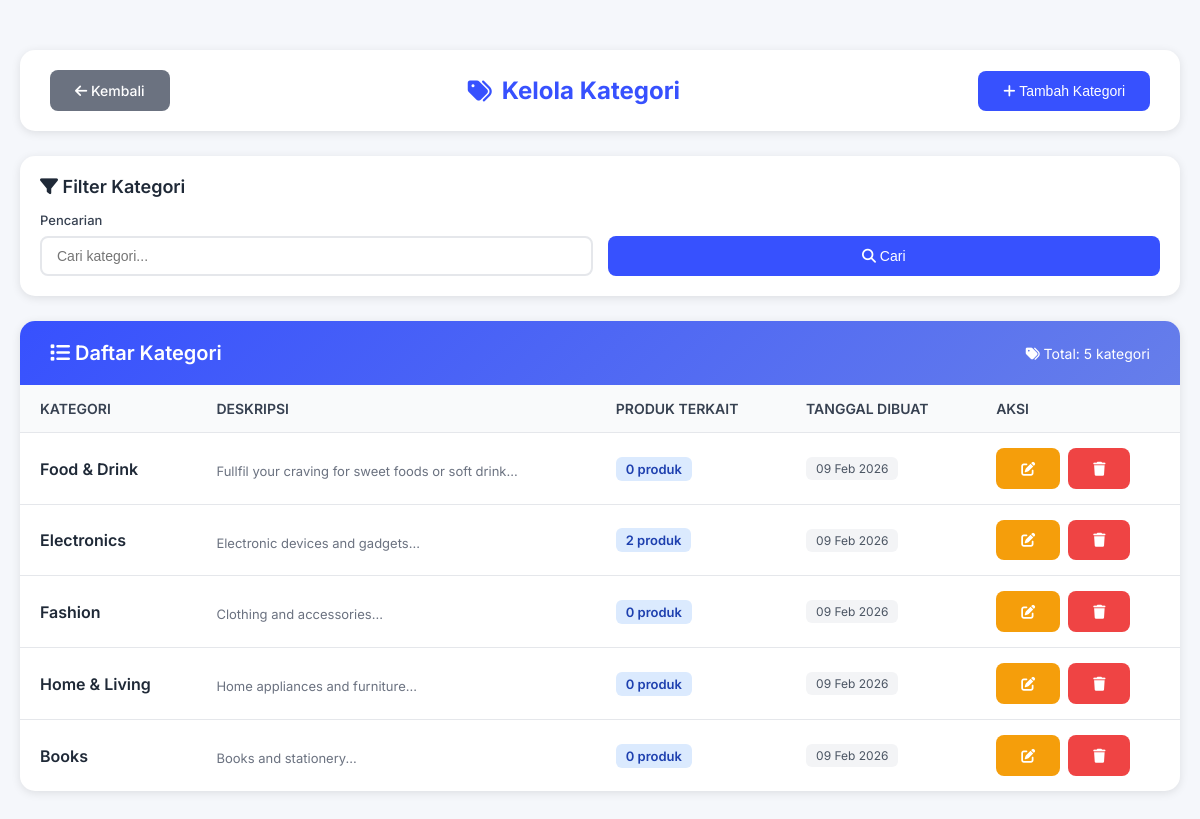
The app's page /Admin/kelola_kategori.php (signed in) with its own data.
### tables this page shows
CREATE TABLE `categories` (
  `id` int(11) NOT NULL,
  `name` varchar(100) NOT NULL,
  `description` text DEFAULT NULL,
  `created_at` timestamp NOT NULL DEFAULT current_timestamp(),
  `updated_at` timestamp NOT NULL DEFAULT current_timestamp() ON UPDATE current_timestamp()
);

### Admin/kelola_kategori.php (the view, shortened to what this page needs)
<?php
require_once '../config.php';
$search = isset($_GET['search']) ? $_GET['search'] : '';
$query = "SELECT c.*, COUNT(p.id) as product_count FROM categories c LEFT JOIN products p ON c.id = p.category_id WHERE 1=1";
$params = [];
$query .= " GROUP BY c.id ORDER BY c.created_at DESC";
try {
    $stmt = $conn->prepare($query);
    $stmt->execute($params);
    $categories = $stmt->fetchAll();
} catch(PDOException $e) {
    $categories = [];
}
?>
<!DOCTYPE html>
<html lang="id">
<head>
    <link rel="stylesheet" href="https://cdnjs.cloudflare.com/ajax/libs/font-awesome/6.4.0/css/all.min.css">
</head>
<body>
    <div class="container">
        <div class="header">
            <a href="admin_dashboard.php" class="btn btn-secondary">
                <i class="fas fa-arrow-left"></i> Kembali
            </a>
            <h1><i class="fas fa-tags"></i> Kelola Kategori</h1>
            <button class="btn" onclick="openModal('addKategoriModal')">
                <i class="fas fa-plus"></i> Tambah Kategori
            </button>
        </div>
        <div class="filters">
            <div class="filters-title">
                <i class="fas fa-filter"></i> Filter Kategori
            </div>
            <form method="GET" class="filters-row">
                <div class="filter-group">
                    <label for="search">Pencarian</label>
                    <input type="text" id="search" name="search" placeholder="Cari kategori..." value="<?php echo htmlspecialchars($search); ?>">
                </div>
                <div class="filter-group" style="align-self: flex-end;">
                    <button type="submit" class="btn" style="width: 100%;">
                        <i class="fas fa-search"></i> Cari
                    </button>
                </div>
            </form>
        </div>
        <div class="table-container">
            <div class="table-header">
                <div class="table-title">
                    <i class="fas fa-list"></i> Daftar Kategori
                </div>
                <div class="table-stats">
                    <span><i class="fas fa-tags"></i> Total: <?php echo count($categories); ?> kategori</span>
                </div>
            </div>
            <?php if(count($categories) > 0): ?>
                <table>
                    <thead>
                        <tr>
                            <th>Kategori</th>
                            <th>Deskripsi</th>
                            <th>Produk Terkait</th>
                            <th>Tanggal Dibuat</th>
                            <th>Aksi</th>
                        </tr>
                    </thead>
                    <tbody>
                        <?php foreach($categories as $category): ?>
                            <tr>
                                <td>
                                    <div class="category-name"><?php echo $category['name']; ?></div>
                                </td>
                                <td>
                                    <?php if($category['description']): ?>
                                        <div class="category-desc"><?php echo substr($category['description'], 0, 100); ?>...</div>
                                    <?php else: ?>
                                        <span style="color: #9ca3af;">-</span>
                                    <?php endif; ?>
                                </td>
                                <td>
                                    <span class="product-count">
                                        <?php echo $category['product_count']; ?> produk
                                    </span>
                                </td>
                                <td>
                                    <span class="date-badge">
                                        <?php echo date('d M Y', strtotime($category['created_at'])); ?>
                                    </span>
                                </td>
                                <td>
                                    <div class="action-buttons">
                                        <button onclick="editKategori(<?php echo $category['id']; ?>, '<?php echo addslashes($category['name']); ?>', '<?php echo addslashes($category['description']); ?>')" class="btn btn-warning" title="Edit">
                                            <i class="fas fa-edit"></i>
                                        </button>
                                        <?php if($category['product_count'] == 0): ?>
                                            <a href="kelola_kategori.php?delete=<?php echo $category['id']; ?>" class="btn btn-danger" title="Delete" onclick="return confirm('Yakin ingin menghapus kategori ini?')">
                                                <i class="fas fa-trash"></i>
                                            </a>
                                        <?php else: ?>
                                            <button class="btn btn-danger" title="Tidak bisa dihapus (masih digunakan)" disabled>
                                                <i class="fas fa-trash"></i>
                                            </button>
                                        <?php endif; ?>
                                    </div>
                                </td>
                            </tr>
                        <?php endforeach; ?>
                    </tbody>
                </table>
            <?php endif; ?>
        </div>
    </div>
</body>
</html>

### Admin/kelola_kategori.php (style rules this page uses)
* { margin: 0; padding: 0; box-sizing: border-box; }
body { font-family: 'Inter', sans-serif; background: #f5f7fb; }
.container { max-width: 1400px; margin: 30px auto; padding: 20px; }
.header { background: white; padding: 20px 30px; border-radius: 15px; box-shadow: 0 2px 10px rgba(0,0,0,0.1); margin-bottom: 25px; display: flex; justify-content: space-between; align-items: center; flex-wrap: wrap; gap: 15px; }
.header h1 { color: #3751fe; font-size: 24px; display: flex; align-items: center; gap: 10px; }
.btn { display: inline-block; padding: 12px 25px; background: #3751fe; color: white; text-decoration: none; border-radius: 8px; font-weight: 500; transition: all 0.3s; border: none; cursor: pointer; font-size: 14px; }
.btn-secondary { background: #6b7280; }
.btn-danger { background: #ef4444; }
.btn-warning { background: #f59e0b; }
.filters { background: white; padding: 20px; border-radius: 15px; box-shadow: 0 2px 10px rgba(0,0,0,0.1); margin-bottom: 25px; }
.filters-title { font-size: 18px; font-weight: 600; color: #1f2937; margin-bottom: 15px; }
.filters-row { display: grid; grid-template-columns: repeat(auto-fit, minmax(250px, 1fr)); gap: 15px; }
.filter-group { display: flex; flex-direction: column; gap: 8px; }
.filter-group label { font-size: 13px; font-weight: 500; color: #374151; }
.filter-group input { padding: 10px 15px; border: 2px solid #e5e7eb; border-radius: 8px; font-size: 14px; transition: all 0.3s; }
.table-container { background: white; border-radius: 15px; box-shadow: 0 2px 10px rgba(0,0,0,0.1); overflow: hidden; }
.table-header { padding: 20px 30px; background: linear-gradient(135deg, #3751fe 0%, #667eea 100%); color: white; display: flex; justify-content: space-between; align-items: center; flex-wrap: wrap; gap: 15px; }
.table-title { font-size: 20px; font-weight: 600; }
.table-stats { display: flex; gap: 20px; font-size: 14px; }
table { width: 100%; border-collapse: collapse; }
thead { background: #f9fafb; }
th { padding: 15px 20px; text-align: left; font-weight: 600; color: #374151; font-size: 14px; text-transform: uppercase; }
td { padding: 15px 20px; border-top: 1px solid #e5e7eb; font-size: 14px; color: #4b5563; }
.category-name { font-weight: 600; color: #1f2937; font-size: 16px; }
.category-desc { font-size: 13px; color: #6b7280; margin-top: 5px; }
.product-count { display: inline-block; background: #dbeafe; color: #1e40af; padding: 4px 10px; border-radius: 6px; font-size: 13px; font-weight: 600; }
.date-badge { display: inline-block; background: #f3f4f6; color: #4b5563; padding: 4px 10px; border-radius: 6px; font-size: 12px; }
.action-buttons { display: flex; gap: 8px; }

### records on screen
categories: name "Food & Drink", description "Fullfil your craving for sweet foods or soft drink", product_count "0", created_at "09 Feb 2026"
categories: name "Electronics", description "Electronic devices and gadgets", product_count "2", created_at "09 Feb 2026"
categories: name "Fashion", description "Clothing and accessories", product_count "0", created_at "09 Feb 2026"
categories: name "Home & Living", description "Home appliances and furniture", product_count "0", created_at "09 Feb 2026"
categories: name "Books", description "Books and stationery", product_count "0", created_at "09 Feb 2026"

### other values on screen
count($categories) "5"
